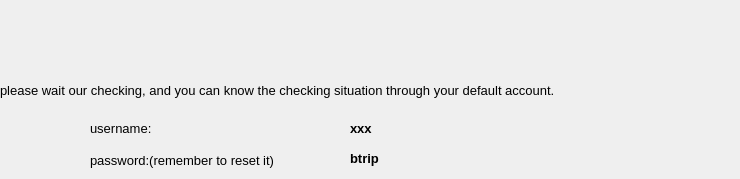
  <widget class="QWizardPage" name="finish_page">
   <property name="title">
    <string>Finish</string>
   </property>
   <property name="subTitle">
    <string/>
   </property>
   <widget class="QLabel" name="wait_label">
    <property name="geometry">
     <rect>
      <x>0</x>
      <y>80</y>
      <width>731</width>
      <height>20</height>
     </rect>
    </property>
    <property name="font">
     <font>
      <family>Microsoft JhengHei UI</family>
      <pointsize>10</pointsize>
      <weight>50</weight>
      <bold>false</bold>
     </font>
    </property>
    <property name="text">
     <string>please wait our checking, and you can know the checking situation through your default account.</string>
    </property>
   </widget>
   <widget class="QLabel" name="notice_username_label">
    <property name="geometry">
     <rect>
      <x>90</x>
      <y>120</y>
      <width>71</width>
      <height>16</height>
     </rect>
    </property>
    <property name="font">
     <font>
      <family>Microsoft JhengHei UI</family>
      <pointsize>10</pointsize>
      <weight>50</weight>
      <bold>false</bold>
     </font>
    </property>
    <property name="text">
     <string>username:</string>
    </property>
   </widget>
   <widget class="QLabel" name="notice_password_label">
    <property name="geometry">
     <rect>
      <x>90</x>
      <y>150</y>
      <width>201</width>
      <height>20</height>
     </rect>
    </property>
    <property name="font">
     <font>
      <family>Microsoft JhengHei UI</family>
      <pointsize>10</pointsize>
      <weight>50</weight>
      <bold>false</bold>
     </font>
    </property>
    <property name="text">
     <string>password:(remember to reset it)</string>
    </property>
   </widget>
   <widget class="QLabel" name="username_label">
    <property name="geometry">
     <rect>
      <x>350</x>
      <y>120</y>
      <width>71</width>
      <height>16</height>
     </rect>
    </property>
    <property name="font">
     <font>
      <family>Microsoft JhengHei UI</family>
      <pointsize>10</pointsize>
      <weight>75</weight>
      <bold>true</bold>
     </font>
    </property>
    <property name="text">
     <string>xxx</string>
    </property>
   </widget>
   <widget class="QLabel" name="password_label">
    <property name="geometry">
     <rect>
      <x>350</x>
      <y>150</y>
      <width>71</width>
      <height>16</height>
     </rect>
    </property>
    <property name="font">
     <font>
      <family>Microsoft JhengHei UI</family>
      <pointsize>10</pointsize>
      <weight>75</weight>
      <bold>true</bold>
     </font>
    </property>
    <property name="text">
     <string>btrip</string>
    </property>
   </widget>
  </widget>
